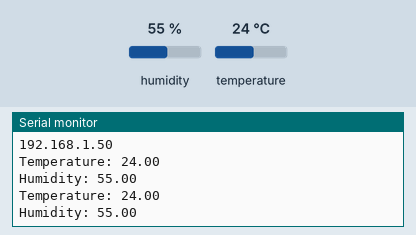
A sketch run on a simulated ESP8266 (NodeMCU). Shown: the last lines printed to the serial monitor. The test bench sets the inputs (shaded band); at power-on: humidity 55 %, temperature 24 °C. WiFi joins after 1.5 s; servers stay silent unless stated.

Above: at 2.8 s.
2.9 s: humidity set to 22 %
At 4.1 s:
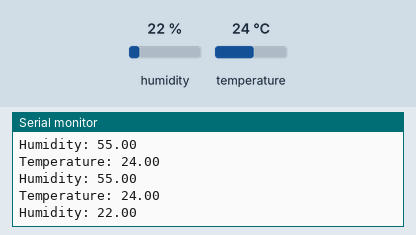
5.7 s: temperature set to 12 °C
At 6.4 s:
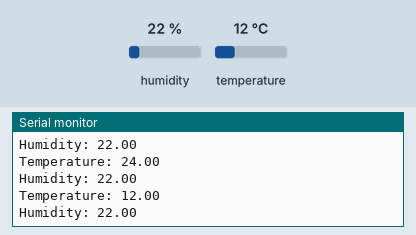
8.5 s: humidity set to 40 %
At 10.7 s:
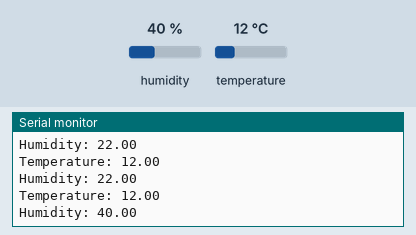
Timing chart, 0 to 12.2 s (numbered marks = the images above; inputs shaded):
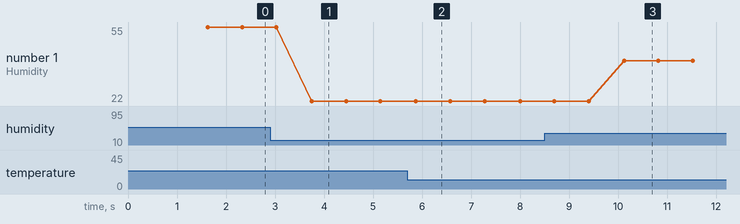

The sketch:

IoT-Temperature.ino
```cpp
#include <ESP8266WiFi.h>
#include <DHT.h>
#include <ThingSpeak.h>
const char *ssid =  "AmmaChennai";
const char *pass =  "Mani@05231979";
DHT dht(D5, DHT11);
WiFiClient client;
long myChannelNumber = 2383706;
const char myWriteAPIKey[] = "VVO3CPPA3PJU4L6U";
void setup() {
  // put your setup code here, to run once:
  Serial.begin(115200);
  WiFi.begin(ssid, pass);
  while(WiFi.status() != WL_CONNECTED)
  {
    delay(200);
    Serial.print("..");
  }
  Serial.println();
  Serial.println("NodeMCU is connected!");
  Serial.println(WiFi.localIP());
  dht.begin();
  ThingSpeak.begin(client);
}
void loop() {
  // put your main code here, to run repeatedly:
  float h = dht.readHumidity();
  float t = dht.readTemperature();
  Serial.println("Temperature: " + (String) t);
  Serial.println("Humidity: " + (String) h);
  ThingSpeak.writeField(myChannelNumber, 1, t, myWriteAPIKey);
  ThingSpeak.writeField(myChannelNumber, 2, h, myWriteAPIKey);
  delay(100);
}
```

Measured:
- after the input at 2.9 s, the serial monitor: prints a new line after 0.85 s (image 1)
- after the input at 5.7 s, the serial monitor: prints a new line after 0.17 s (image 2)
- after the input at 8.5 s, the serial monitor: prints a new line after 1.6 s (image 3)
- plotted number 1: 55 → 22 after the input at 2.9 s, 22 → 40 after the input at 8.5 s
